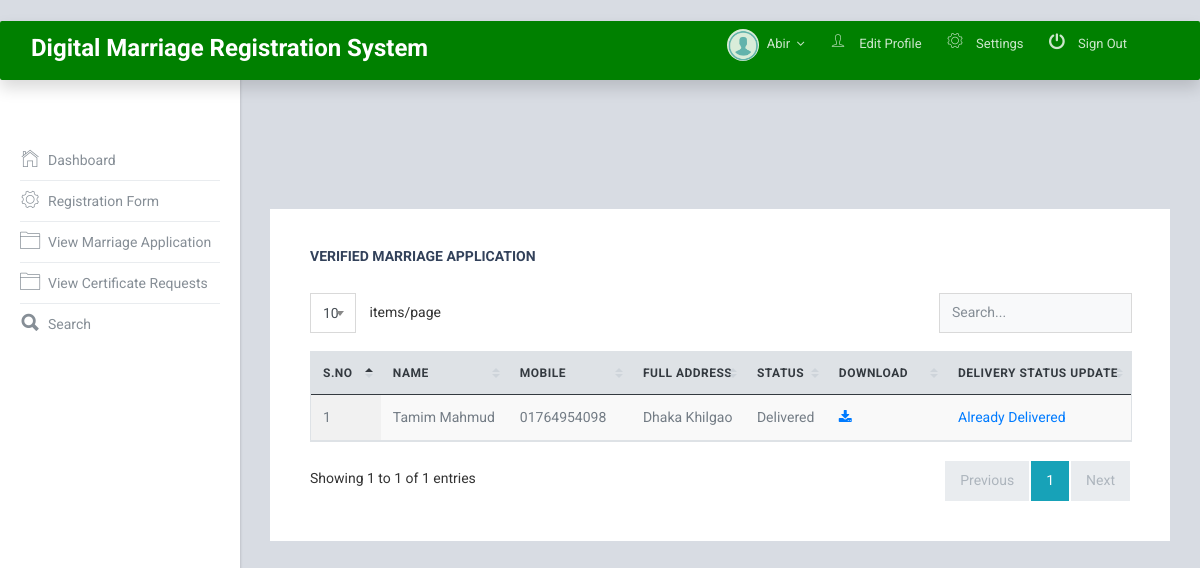
The page /user/view-certificate-request.php (signed in) on the database its author committed.
### tables this page shows
CREATE TABLE `tbluser` (
  `ID` int(10) NOT NULL,
  `FirstName` varchar(150) DEFAULT NULL,
  `LastName` varchar(200) DEFAULT NULL,
  `MobileNumber` bigint(10) DEFAULT NULL,
  `Address` mediumtext DEFAULT NULL,
  `Password` varchar(200) DEFAULT NULL,
  `RegDate` timestamp NULL DEFAULT current_timestamp()
);

CREATE TABLE `certificaterequest` (
  `uni_id` int(11) NOT NULL,
  `id` int(20) NOT NULL,
  `name` varchar(20) NOT NULL,
  `mobile` varchar(11) NOT NULL,
  `fullAddress` varchar(200) NOT NULL,
  `transId` varchar(50) NOT NULL,
  `register_id` int(20) NOT NULL,
  `status` varchar(50) NOT NULL DEFAULT 'pending'
);

### user/view-certificate-request.php (the view, shortened to what this page needs)
<?php
include('includes/dbconnection.php');
if (strlen($_SESSION['omrsuid']==0)) {
  header('location:logout.php');
  } else{
  ?>
<!DOCTYPE html>
<html lang="en">
  <head>
    <link href="https://cdn.jsdelivr.net/npm/bootstrap@5.0.2/dist/css/bootstrap.min.css" rel="stylesheet" >
    <link href="lib/font-awesome/css/font-awesome.css" rel="stylesheet">
    <link href="lib/Ionicons/css/ionicons.css" rel="stylesheet">
    <link href="lib/perfect-scrollbar/css/perfect-scrollbar.css" rel="stylesheet">
    <link href="lib/jquery-toggles/toggles-full.css" rel="stylesheet">
    <link href="lib/highlightjs/github.css" rel="stylesheet">
    <link href="lib/datatables/jquery.dataTables.css" rel="stylesheet">
    <link href="lib/select2/css/select2.min.css" rel="stylesheet">
    <link rel="stylesheet" href="css/amanda.css">
  </head>
  <body>
<?php include_once('includes/header.php');?>
<?php include_once('includes/sidebar.php');?>
    <div class="am-mainpanel">
      <div class="am-pagebody">
        <div class="card pd-20 pd-sm-40">
          <h6 class="card-body-title">Verified Marriage Application</h6>
          <div class="table-wrapper" style="padding-top: 20px">
            <table id="datatable1" class="table display responsive nowrap">
              <thead>
                <tr>
                  <th class="wd-15p">S.No</th>
                  <th class="wd-15p">Name</th>
                  <th class="wd-20p">Mobile</th>
                  <th class="wd-10p">Full Address</th>
                  <th class="wd-10p">Status</th>
                  <th class="wd-25p">Download</th>
                  <th class="wd-25p">Delivery Status Update</th>
                </tr>
              </thead>
              <tbody>
                <?php
$sql="SELECT certificaterequest.uni_id, certificaterequest.name, certificaterequest.mobile, certificaterequest.fullAddress, certificaterequest.status,tblregistration.ID, tblregistration.Status FROM certificaterequest INNER JOIN tblregistration ON  certificaterequest.register_id=tblregistration.UserID AND (certificaterequest.mobile=tblregistration.HusbandMobno OR certificaterequest.mobile=tblregistration.WifeMobNo)";
$query = $dbh -> prepare($sql);
$query->execute();
$results=$query->fetchAll(PDO::FETCH_OBJ);
$cnt=1;
if($query->rowCount() > 0)
{
foreach($results as $row)
{               ?>
                <tr>
                  <td><?php echo htmlentities($cnt);?></td>
                  <td><?php  echo htmlentities($row->name);?></td>
                  <td><?php  echo htmlentities($row->mobile);?></td>
                  <td><?php  echo htmlentities($row->fullAddress);?></td>
                <?php if($row->status=="pending"){ ?>
                     <td><?php echo "Not Delivered"; ?></td>
<?php } else { ?>                  <td><?php  echo htmlentities($row->status);?>
                  </td>
                  <?php } ?>
                   <?php if($row->Status=="Verified"){ ?>
                  <td><a href="view-marriage-application-detail.php?viewid=<?php echo htmlentities ($row->ID);?>"><i class="fa fa-download" aria-hidden="true"></i></a></td>
                  <?php } else { ?>
                    <td><i class="fa fa-exclamation-circle"></i></td> <?php } ?>
                  <td> <a href="delivered.php?cerid=<?php echo $row->uni_id ?>"> <?php if($row->status=="pending")  echo "Mark as Delivered";  else {  echo "Already Delivered"; } ?> </td>
                </tr>
              <?php $cnt=$cnt+1;}} ?>
              </tbody>
            </table>
          </div>
        </div>
      </div>
    </div>
  </body>
</html>
<?php }  ?>

### user/includes/header.php
<navbar class="container">
    <nav style="background-color: green !important;"  class="navbar sticky-top navbar-expand-lg navbar-light shadow pr-5 pl-7 mb-5 bg-body rounded mb-0" >
        <div class="container">
           <a href="dashboard.php" style="align-content: center;" class="am-logo">Digital Marriage Registration System</a>
            <div class="am-header-right">
        <div class=" ">
           <ul class="list-unstyled user-profile-nav">
            <li  style="display: inline-block; !important"> <a style="display: inline-block;" href="user-profile.php" class="nav-link nav-link-profile" data-toggle="dropdown">
            <img   src="img/images.png" class="wd-32 rounded-circle" alt="">
            <?php
$uid=$_SESSION['omrsuid'];
$sql="SELECT FirstName,MobileNumber from  tbluser where ID=:uid";
$query = $dbh -> prepare($sql);
$query->bindParam(':uid',$uid,PDO::PARAM_STR);
$query->execute();
$results=$query->fetchAll(PDO::FETCH_OBJ);
$cnt=1;
if($query->rowCount() > 0)
{
foreach($results as $row)
{               ?>
            <span class="logged-name"><span class="hidden-xs-down"><?php  echo $row->FirstName;?></span> <i class="fa fa-angle-down mg-l-3"></i></span><?php $cnt=$cnt+1;}} ?>
          </a></li>
              <li style="display: inline-block; !important"><a href="user-profile.php"><i class="icon ion-ios-person-outline"></i> Edit Profile</a></li>
              <li  style="display: inline-block; !important"><a href="change-password.php"><i class="icon ion-ios-gear-outline"></i> Settings</a></li>
              <li  style="display: inline-block; !important"><a href="logout.php"><i class="icon ion-power"></i> Sign Out</a></li>
            </ul>
        </div>
      </div>
        </div>
      </nav>
</navbar>

### rows shown on the page
tbluser: FirstName "Abir"
certificaterequest: name "Tamim Mahmud", mobile "01764954098", fullAddress "Dhaka Khilgao", status "Delivered", shows "Already Delivered"
